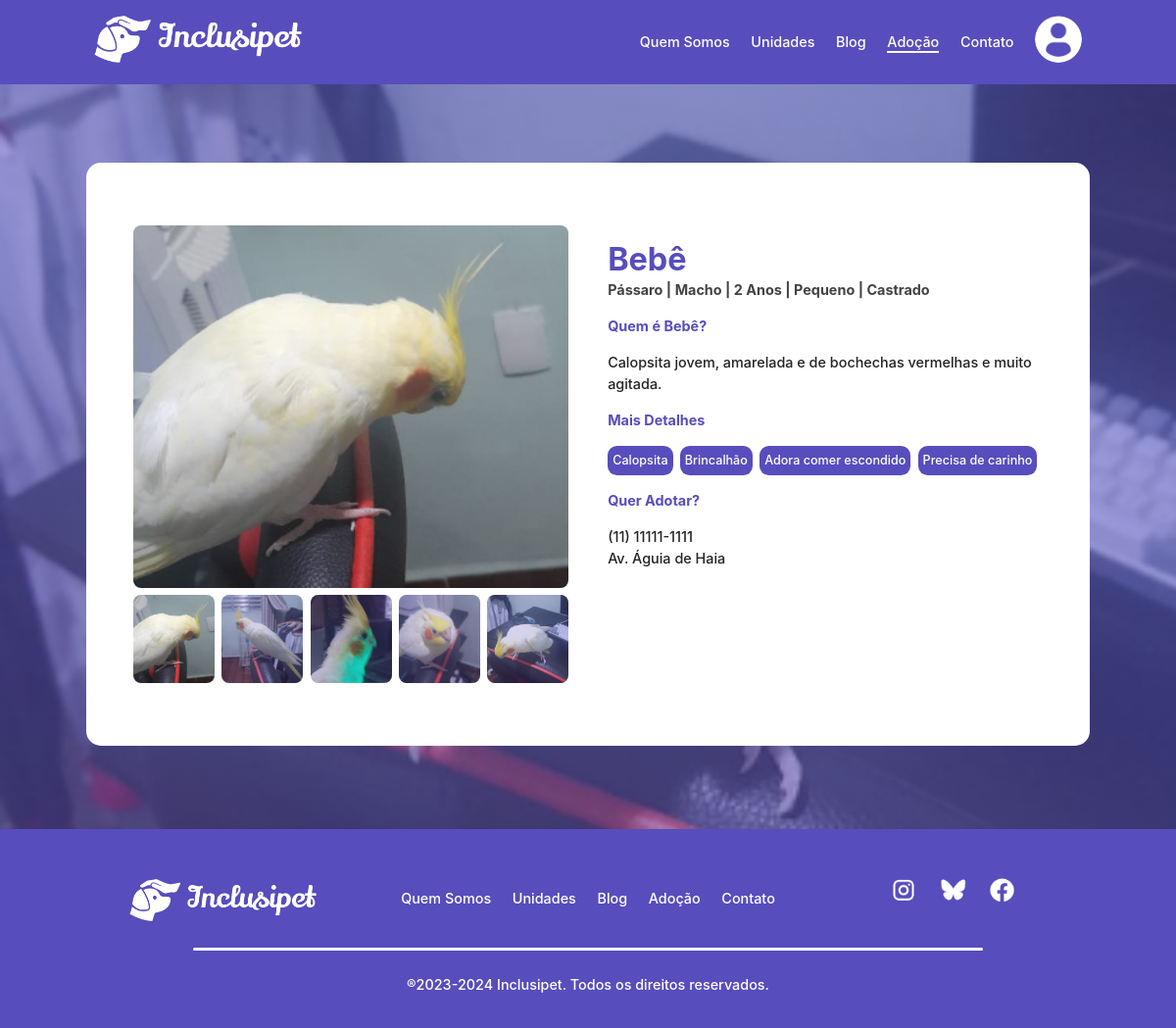
The page /view/pages/Adocao/animal.php?CodAdocao=8 on the database its author committed.
### tables this page shows
CREATE TABLE `adocao` (
  `CodAdocao` int(11) NOT NULL,
  `CodEspecie` int(11) NOT NULL,
  `CodCliente` int(11) NOT NULL,
  `Nome` varchar(50) NOT NULL,
  `Idade` int(11) NOT NULL,
  `Porte` varchar(20) NOT NULL,
  `Castrado` tinyint(1) NOT NULL,
  `Sexo` char(5) NOT NULL,
  `Descricao` text NOT NULL,
  `Telefone` varchar(15) NOT NULL,
  `Endereco` varchar(50) NOT NULL,
  `Adotado` tinyint(1) NOT NULL,
  `Aprovado` tinyint(1) NOT NULL,
  `MotivoRecusar` varchar(200) DEFAULT NULL
);

CREATE TABLE `especie` (
  `CodEspecie` int(11) NOT NULL,
  `Descricao` varchar(20) NOT NULL
);

### model/Arquivo/Inicializacao/globals.php (called while the page is built, shortened)
<?php
  $BASE_URL = "http://" . $_SERVER["SERVER_NAME"] . dirname($_SERVER["REQUEST_URI"]."?") . "/";

### controller/DAO/AdocaoDAO/AdocaoDAO.php (called while the page is built, shortened)
<?php
class AdocaoDAO implements AdocaoDAOInterface
{
    private $conn;
    public function __construct(PDO $conn, $url)
    {
        $this->conn = $conn;
    }
    public function buildAdocao($data)
    {
        $adocao = new Adocao();
        $adocao->CodAdocao = $data["CodAdocao"];
        $adocao->CodEspecie = $data["CodEspecie"];
        $adocao->CodCliente = $data["CodCliente"];
        $adocao->Nome = $data["Nome"];
        $adocao->Idade = $data["Idade"];
        $adocao->Porte = $data["Porte"];
        $adocao->Castrado = $data["Castrado"];
        $adocao->Sexo = $data["Sexo"];
        $adocao->Descricao = $data["Descricao"];
        $adocao->Telefone = $data["Telefone"];
        $adocao->Endereco = $data["Endereco"];
        $adocao->Adotado = $data["Adotado"];
        $adocao->Aprovado = $data["Aprovado"];
        $adocao->MotivoRecusar = $data["MotivoRecusar"];
        return $adocao;
    }
    public function getAdocaoByCodAdocao($CodAdocao)
    {
        $stmt = $this->conn->prepare("SELECT * FROM adocao WHERE CodAdocao = :CodAdocao");
        $stmt->bindParam(":CodAdocao", $CodAdocao);
        $stmt->execute();
        if ($stmt->rowCount() > 0) {
            $adocao = $stmt->fetch();
            $Adocao = $this->buildAdocao($adocao);
        }
        return $Adocao;
    }
    public function getEspecieByCod($CodEspecie)
    {
        $stmt = $this->conn->prepare("SELECT Descricao FROM especie WHERE CodEspecie = :CodEspecie");
        $stmt->bindParam(":CodEspecie", $CodEspecie);
        $stmt->execute();
        if ($stmt->rowCount() > 0) {
            $especie = $stmt->fetch();
            return $especie[0];
        }
    }
    public function getImagemAdocaoByCod($CodAdocao)
    {
        $imagemAdocao = [];
        $stmt = $this->conn->prepare("SELECT Imagem FROM imagem_adocao WHERE CodAdocao = :CodAdocao");
        $stmt->bindParam(":CodAdocao", $CodAdocao);
        $stmt->execute();
        if ($stmt->rowCount() > 0) {
            $imagemArray = $stmt->fetchAll();
            foreach ($imagemArray as $imagens) {
                $imagemAdocao[] = $imagens[0];
            }
            return $imagemAdocao;
        }
    }
    public function getDetalheAdocaoByCod($CodAdocao)
    {
        $detalheAdocao = [];
        $stmt = $this->conn->prepare("SELECT Detalhe FROM detalhes_adocao WHERE CodAdocao = :CodAdocao");
        $stmt->bindParam(":CodAdocao", $CodAdocao);
        $stmt->execute();
        if ($stmt->rowCount() > 0) {
            $detalheArray = $stmt->fetchAll();
            foreach ($detalheArray as $detalhe) {
                $detalheAdocao[] = $detalhe[0];
            }
            return $detalheAdocao;
        }
    }
}

### view/pages/Adocao/animal.php (the view, shortened to what this page needs)
<!DOCTYPE html>
<html lang="pt-br">
<head>
    <link rel="stylesheet" href="../../assets/css/StyleGeral.css" />
    <link rel="stylesheet" href="../../assets/css/StyleAnimal.css" />
</head>
<body>
    <?php
    include('../../components/headers/header.php');
    require_once("../../../controller/DAO/AdocaoDAO/AdocaoDAO.php");
    $adocaoDao = new AdocaoDAO($conn, $BASE_URL);
    if (isset($_GET['CodAdocao'])) {
        $CodAdocao = $_GET['CodAdocao'];
        $Animal = $adocaoDao->getAdocaoByCodAdocao($CodAdocao);
        $Imagens = $adocaoDao->getImagemAdocaoByCod($CodAdocao);
        $Detalhes = $adocaoDao->getDetalheAdocaoByCod($CodAdocao);
    } else {
        header("Location: adocao.php");
    }
    ?>
    <head>
    </head>
    <div class="container container__pet">
        <div class="galeria">
            <div class="imagem-grande-wrapper">
                <img src="../../assets/img/ImagensAdocao/<?= $CodAdocao ?>/<?= $Imagens[0] ?>" alt="animal1"
                    class="imagem-grande" />
            </div>
            <div class="imagem-pequena-container">
                <div class="imagem-pequena-wrapper" onclick="currentSlide(1)">
                    <img src="../../assets/img/ImagensAdocao/<?= $CodAdocao ?>/<?= $Imagens[0] ?>" alt="" class="
                        imagem-pequena" />
                </div>
                <div class="imagem-pequena-wrapper" onclick="currentSlide(2)">
                    <img src="../../assets/img/ImagensAdocao/<?= $CodAdocao ?>/<?= $Imagens[1] ?>" alt=""
                        class="imagem-pequena" />
                </div>
                <div class="imagem-pequena-wrapper" onclick="currentSlide(3)">
                    <img src="../../assets/img/ImagensAdocao/<?= $CodAdocao ?>/<?= $Imagens[2] ?>" alt=""
                        class="imagem-pequena" />
                </div>
                <div class="imagem-pequena-wrapper" onclick="currentSlide(4)">
                    <img src="../../assets/img/ImagensAdocao/<?= $CodAdocao ?>/<?= $Imagens[3] ?>" alt=""
                        class="imagem-pequena" />
                </div>
                <div class="imagem-pequena-wrapper" onclick="currentSlide(5)">
                    <img src="../../assets/img/ImagensAdocao/<?= $CodAdocao ?>/<?= $Imagens[4] ?>" alt=""
                        class="imagem-pequena" />
                </div>
            </div>
        </div>
        <div class="info">
            <div>
                <div class="titulo"><?= $Animal->Nome ?></div>
                <div class="caracteristicas">
                    <b> <?= $adocaoDao->getEspecieByCod($Animal->CodEspecie); ?> | <?= $Animal->Sexo ?> |
                        <?= $Animal->Idade ?> Anos | <?= $Animal->Porte ?> |
                        <?php if ($Animal->Castrado === 0) {
                            echo "Não Castrado";
                        } else {
                            echo "Castrado ";
                        } ?></b>
                </div>
            </div>
            <div class="quem">
                <strong>Quem é <?= $Animal->Nome ?>?</strong>
                <p>
                    <?= $Animal->Descricao ?>
                </p>
            </div>
            <div class="detalhes">
                <strong>Mais Detalhes</strong>
                <div class="categorias">
                    <?php
                    foreach ($Detalhes as $Detalhe):
                        ?>
                        <div class="categoria"><?= $Detalhe ?></div>
                        <?php
                    endforeach;
                    ?>
                </div>
            </div>
            <div class="contato">
                <strong>Quer Adotar?</strong>
                <?= $Animal->Telefone ?> <br />
                <?= $Animal->Endereco ?>
            </div>
        </div>
    </div>
    <?php
    include('../../components/footer.php');
    ?>
</body>
</html>

### view/assets/css/StyleGeral.css (style rules this page uses)
:root { --white: #ffffff; --light-gray: #f3f3f3; --gray: #434343; --grayblack: #232323; --shadow: #00000040; --purple: #574dbd; --purplehover: #403898; --overlay: rgba(87, 77, 189, 0.25); --green-light: #51c09f; --green: #4cb062; --greenhover: #38884a; --yellow: #ffb800; --yellowhover: #f59f00; --red: #ff4848; --redhover: #c73131; --size-xxs: 0.45rem; --size-xs: 0.7425rem; --size-sm: 0.7875rem; --size-base: 0.9rem; --size-lg: 1.0125rem; --size-xl: 1.125rem; --size-2x: 1.35rem; --size-3x: 1.6875rem; --size-4x: 2.025rem; --size-5x: 2.7rem; --size-6x: 3.15rem; --size-7x: 4.05rem; --size-8x: 5.4rem; --size-9x: 7.2rem; --size-10x: 9rem; }
*, *::before, *::after { box-sizing: border-box; margin: 0; padding: 0; line-height: calc(1em + 0.5rem); font-family: "inter"; }
body { overflow-x: hidden; color: var(--grayblack); font-weight: 500; font-size: var(--size-xl); position: relative; min-height: 100vh; padding-bottom: 18.75rem; overflow-y: scroll; }
img, picture, video, iframe { max-width: 100%; border-width: 0; }
.categorias { display: flex; flex-wrap: wrap; gap: 0.5em; }
.categoria { color: var(--white); padding: 0.4em; background-color: var(--purple); border-radius: 0.6rem; font-size: var(--size-base); }
.titulo { text-align: center; color: var(--purple); font-weight: 700; font-size: var(--size-5x); }
strong { font-weight: 700; color: var(--purple); }
.container { max-width: 1536px; margin-inline: auto; padding-left: 0.5rem; width: 100%; padding-right: 0.5rem; }
@media (max-width: 1536px) { .container { max-width: 1280px; } }
@media (max-width: 1280px) { .container { max-width: 1024px; } }
@media (max-width: 1280px) { .titulo { font-size: var(--size-4x); } }
@media (max-width: 1280px) { body { padding-bottom: 18rem; font-size: var(--size-base); } }
@media (max-width: 1280px) { .categoria { font-size: var(--size-sm); } }

### view/assets/css/StyleAnimal.css (style rules this page uses)
.container__pet { background-color: var(--white); border-radius: 15px; margin-top: 5rem; padding-top: 4rem; padding-bottom: 4rem; display: flex; justify-content: space-evenly; }
.galeria, .info { width: 44%; }
.info > div { margin-top: 1em; }
.info strong { margin-bottom: 1em; }
.titulo { text-align: left; }
b { color: var(--gray); }
.quem, .contato, .detalhes { display: flex; flex-direction: column; }
.imagem-pequena-container { display: grid; grid-template-columns: repeat(5, 1fr); margin-top: 0.5em; gap: 0.5em; }
.imagem-grande { object-fit: cover; width: 100%; aspect-ratio: 3 / 2; border-radius: 0.5rem; }
.imagem-pequena { object-fit: cover; aspect-ratio: 1 / 1; border-radius: 0.5rem; height: 100%; }
.imagem-pequena-wrapper { position: relative; }
.imagem-pequena-wrapper::before { content: ""; display: block; position: absolute; top: 0; left: 0; width: 100%; height: 100%; border-radius: 0.5rem; background-color: var(--overlay); opacity: 1; transition: opacity 0.3s; }
.atual::before { opacity: 0; }
@media (max-width: 1280px) { .imagem-grande { aspect-ratio: 6 / 5; } }

### rows shown on the page
adocao: Nome "Bebê", CodEspecie.Descricao "Pássaro", Sexo "Macho", Idade "2", Porte "Pequeno", Descricao "Calopsita jovem, amarelada e de bochechas vermelhas e muito agitada.", Telefone "(11) 11111-1111", Endereco "Av. Águia de Haia"

### other values the page prints
$Detalhe "Calopsita"
$Detalhe "Brincalhão"
$Detalhe "Adora comer escondido"
$Detalhe "Precisa de carinho"
